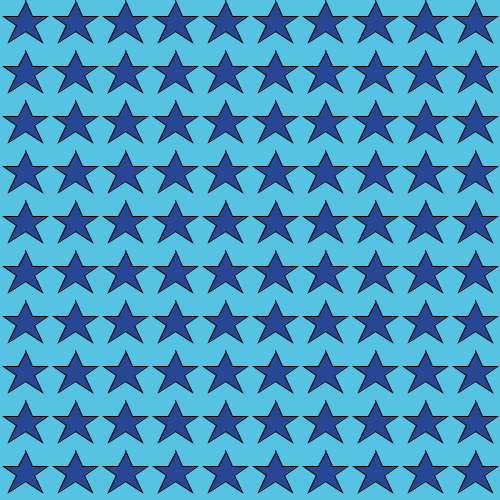
Frame 1 (no input)
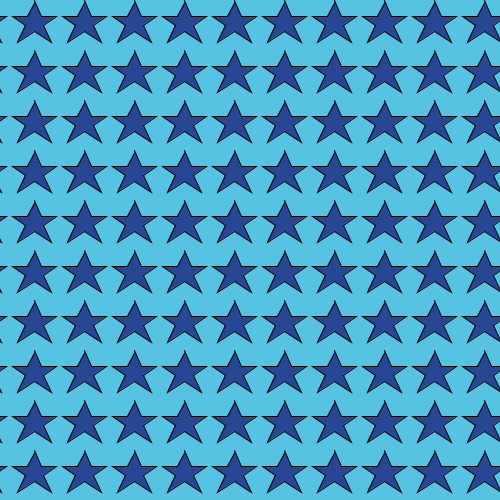
Frame 60 (the mouse pressed at the canvas centre just before this capture)
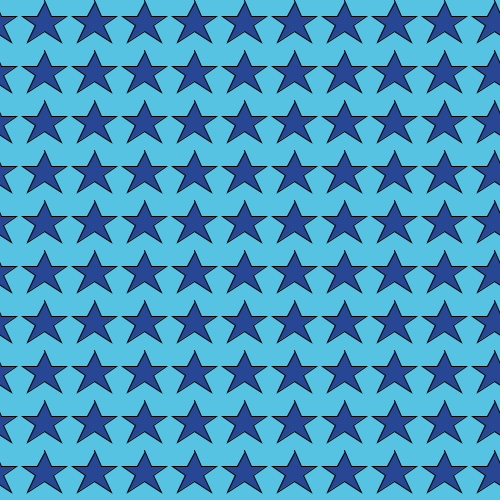
Frame 120 (the mouse held since frame 60 and released just before this capture)

The Processing sketch that drew these frames (run headless with seeded random() and noise(); from frame 60 on, the mouse is pressed at the canvas centre):

// Processing sketch: processing_36496
// ── processing_36496.pde

int i = 0;

void setup() {  
  size(500, 500);
  background(87, 195, 227);  
  smooth();
}

void draw() { 
  background(87, 195, 227);
  for (int x = -1; x<10; x++) {
    for (int y = 0; y<10; y++) {      
      int dx = 50*x;
      int dy = 50*y;
      dx += i;
      fill(39,70,147);
      //ellipse (25 + dx, 25 + dy, 50, 50);    
      //fill(255);
      beginShape();
      vertex(25 + dx, 0 + dy);
      vertex(32 + dx, 16 + dy);
      vertex(47 + dx, 16 + dy);
      vertex(34 + dx, 25 + dy);
      vertex(42 + dx, 42 + dy);
      vertex(25 + dx, 31 + dy);
      vertex(8 + dx, 42 + dy);
      vertex(16 + dx, 25 + dy);
      vertex(3 + dx, 16 + dy);
      vertex(18 + dx, 16 + dy);
      vertex(25 + dx, 3 + dy);
      endShape();
    }
  } 
  i += 1;
  if (i >= 50) {
    i = 0;
   }
}
                
                                
